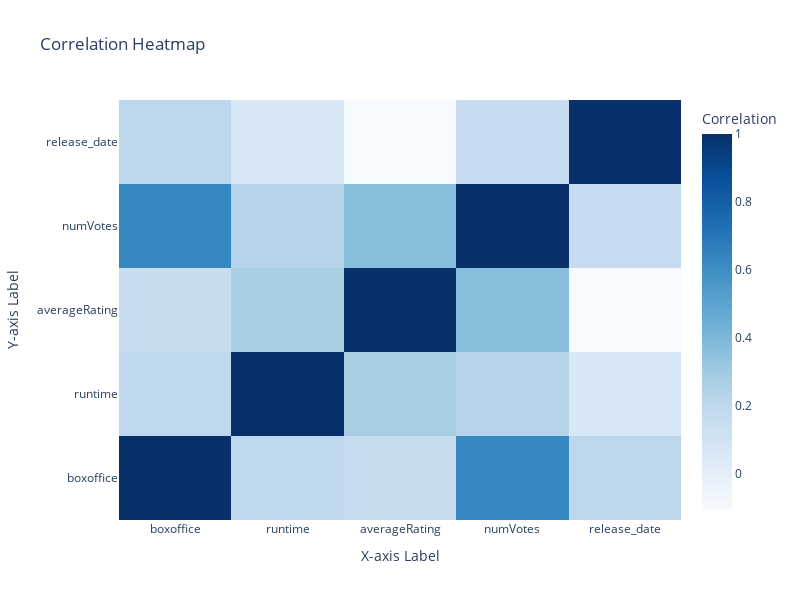

This figure's notebook cell:
### Markdown cell above
We will look at the correlation matrix to have a better understanding at the potential correlation we could find between the variables.

### Code cell
# Calculate the correlation matrix
correlation_matrix = movies_df[['boxoffice', 'runtime', 'averageRating', 'numVotes', 'release_date']]\
                              .corr(method='pearson')

# Create a heatmap using Plotly
fig = go.Figure(data=go.Heatmap(
    z=correlation_matrix.values,  # Use the values from the DataFrame
    x=correlation_matrix.columns,
    y=correlation_matrix.index,
    colorscale='Blues',  # Use the 'Blues' colormap
    colorbar=dict(title='Correlation'),
    text=correlation_matrix.values.round(2),  # Annotate with rounded correlation values
    hoverongaps=False,
))

# Set layout properties
fig.update_layout(
    title='Correlation Heatmap',
    xaxis=dict(title='X-axis Label'),  # Replace 'X-axis Label' with your actual label
    yaxis=dict(title='Y-axis Label'),  # Replace 'Y-axis Label' with your actual label
    width=800,
    height=600,
)

fig.show()

### Figure 1 — Plotly figure (JSON) as saved in the notebook; plotly's stock layout.template omitted (floating-point values rounded to 4 significant figures)
{"data": [{"colorbar": {"title": {"text": "Correlation"}}, "colorscale": [[0, "rgb(247,251,255)"], [0.125, "rgb(222,235,247)"], [0.25, "rgb(198,219,239)"], [0.375, "rgb(158,202,225)"], [0.5, "rgb(107,174,214)"], [0.625, "rgb(66,146,198)"], [0.75, "rgb(33,113,181)"], [0.875, "rgb(8,81,156)"], [1, "rgb(8,48,107)"]], "hoverongaps": false, "text": [[1, 0.19, 0.16, 0.63, 0.2], [0.19, 1, 0.27, 0.23, 0.07], [0.16, 0.27, 1, 0.37, -0.11], [0.63, 0.23, 0.37, 1, 0.17], [0.2, 0.07, -0.11, 0.17, 1]], "type": "heatmap", "x": ["boxoffice", "runtime", "averageRating", "numVotes", "release_date"], "y": ["boxoffice", "runtime", "averageRating", "numVotes", "release_date"], "z": [[1, 0.1931, 0.1633, 0.6325, 0.2027], [0.1931, 1, 0.2745, 0.2277, 0.06542], [0.1633, 0.2745, 1, 0.3692, -0.1077], [0.6325, 0.2277, 0.3692, 1, 0.1671], [0.2027, 0.06542, -0.1077, 0.1671, 1]]}], "layout": {"height": 600, "title": {"text": "Correlation Heatmap"}, "width": 800, "xaxis": {"title": {"text": "X-axis Label"}}, "yaxis": {"title": {"text": "Y-axis Label"}}}}
